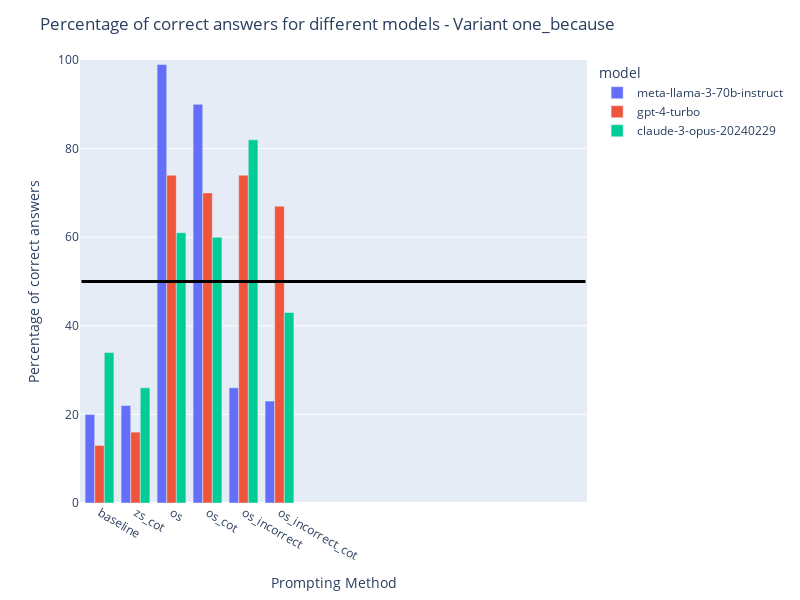

Notebook source saved alongside this figure:
### Code cell
compare_(prompting_methods = ['baseline', 'zs_cot', 'os', 'os_cot', 'os_incorrect', 'os_incorrect_cot'])

### Figure 1 — Plotly figure (JSON) as saved in the notebook; plotly's stock layout.template omitted (floating-point values rounded to 4 significant figures)
{"data": [{"alignmentgroup": "True", "hovertemplate": "model=meta-llama-3-70b-instruct<br>prompting_method=%{x}<br>count_correct=%{y}<extra></extra>", "legendgroup": "meta-llama-3-70b-instruct", "marker": {"color": "#636efa", "pattern": {"shape": ""}}, "name": "meta-llama-3-70b-instruct", "offsetgroup": "meta-llama-3-70b-instruct", "orientation": "v", "showlegend": true, "textposition": "auto", "type": "bar", "x": ["baseline", "zs_cot", "os", "os_cot", "os_incorrect", "os_incorrect_cot"], "xaxis": "x", "y": [20, 22, 99, 90, 26, 23], "yaxis": "y"}, {"alignmentgroup": "True", "hovertemplate": "model=gpt-4-turbo<br>prompting_method=%{x}<br>count_correct=%{y}<extra></extra>", "legendgroup": "gpt-4-turbo", "marker": {"color": "#EF553B", "pattern": {"shape": ""}}, "name": "gpt-4-turbo", "offsetgroup": "gpt-4-turbo", "orientation": "v", "showlegend": true, "textposition": "auto", "type": "bar", "x": ["baseline", "zs_cot", "os", "os_cot", "os_incorrect", "os_incorrect_cot"], "xaxis": "x", "y": [13, 16, 74, 70, 74, 67], "yaxis": "y"}, {"alignmentgroup": "True", "hovertemplate": "model=claude-3-opus-20240229<br>prompting_method=%{x}<br>count_correct=%{y}<extra></extra>", "legendgroup": "claude-3-opus-20240229", "marker": {"color": "#00cc96", "pattern": {"shape": ""}}, "name": "claude-3-opus-20240229", "offsetgroup": "claude-3-opus-20240229", "orientation": "v", "showlegend": true, "textposition": "auto", "type": "bar", "x": ["baseline", "zs_cot", "os", "os_cot", "os_incorrect", "os_incorrect_cot"], "xaxis": "x", "y": [34, 26, 61, 60, 82, 43], "yaxis": "y"}], "layout": {"autosize": false, "barmode": "group", "height": 600, "legend": {"title": {"text": "model"}, "tracegroupgap": 0}, "margin": {"t": 60}, "shapes": [{"line": {"color": "black", "width": 3}, "type": "line", "x0": -0.5, "x1": 13.5, "y0": 50, "y1": 50}], "title": {"text": "Percentage of correct answers for different models - Variant one_because"}, "width": 800, "xaxis": {"anchor": "y", "domain": [0, 1], "title": {"text": "Prompting Method"}}, "yaxis": {"anchor": "x", "domain": [0, 1], "range": [0, 100], "title": {"text": "Percentage of correct answers"}}}}
